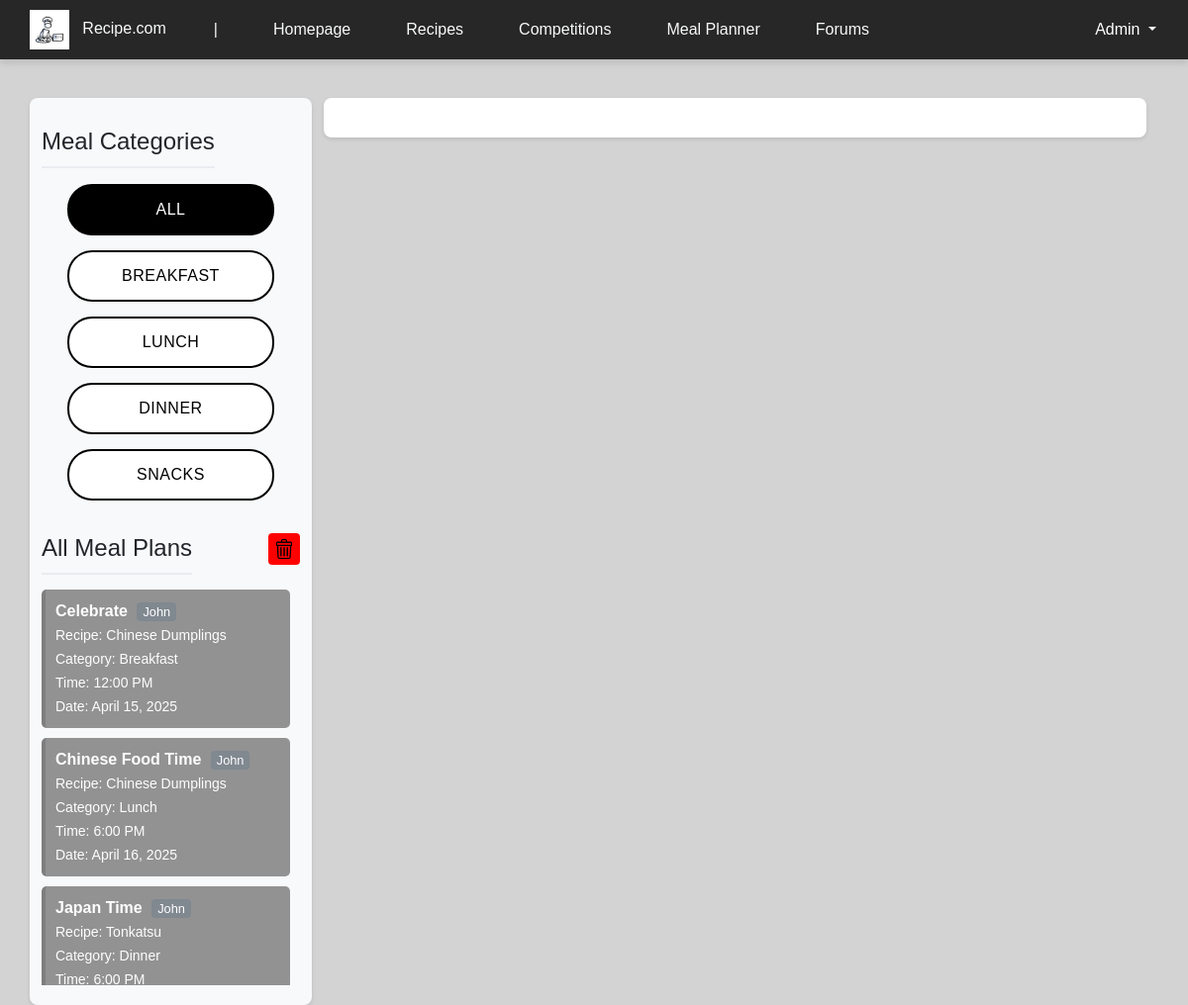
Screenshot of /view/meal_planner (signed in) with the database file from the repository.
### tables this page shows
CREATE TABLE `meal_plans` (
  `plan_id` int(10) NOT NULL,
  `recipe_id` int(10) NOT NULL,
  `user_id` int(10) NOT NULL,
  `meal_category` varchar(10) NOT NULL,
  `plan_name` varchar(50) NOT NULL,
  `created_date` date NOT NULL,
  `meal_time` int(2) NOT NULL,
  `meal_date` date NOT NULL,
  `updated_at` timestamp NOT NULL DEFAULT current_timestamp()
);

CREATE TABLE `user` (
  `user_id` int(10) NOT NULL,
  `username` varchar(20) NOT NULL,
  `email` varchar(30) NOT NULL,
  `password` varchar(255) NOT NULL,
  `roles` varchar(10) NOT NULL,
  `bio` text DEFAULT NULL,
  `created_time` datetime NOT NULL
);

### controller/meal_planning_controller.php (called while the page is built, shortened)
<?php
require_once '../model/meal_planning_model.php';
class MealPlanningController {
    private $model;
    public function __construct($db) {
        $this->model = new MealPlanning($db);
    }
    public function getAllMealPlans() {
        return $this->model->getAllMealPlans();
    }
}
?>

### model/meal_planning_model.php (called while the page is built, shortened)
<?php
class MealPlanning {
    private $conn;
    public function __construct($db) {
        $this->conn = $db;
    }
    public function getAllMealPlans() {
        $query = "SELECT
                    mp.*,
                    u.username, -- Include username
                    LPAD(FLOOR(mp.meal_time/60), 2, '0') as hours,
                    LPAD(MOD(mp.meal_time, 60), 2, '0') as minutes,
                    CONCAT(
                        LPAD(FLOOR(mp.meal_time/60), 2, '0'),
                        ':',
                        LPAD(MOD(mp.meal_time, 60), 2, '0')
                    ) as formatted_time
                 FROM meal_plans mp
                 JOIN user u ON mp.user_id = u.user_id -- Join with user table
                 ORDER BY mp.meal_date ASC, mp.meal_time ASC";
        $stmt = $this->conn->prepare($query);
        $stmt->execute();
        return $stmt->get_result();
    }
}
?>

### controller/recipe_controller.php (called while the page is built, shortened)
<?php
require_once '../model/recipe_model.php';
class RecipeController {
    private $recipeModel;
    public function __construct($db) {
        $this->recipeModel = new Recipe($db);
    }
    public function getAllRecipes() {
        return $this->recipeModel->getAllRecipes();
    }
    public function getRecipeInfo($recipe_id) {
        return $this->recipeModel->getRecipeInfo($recipe_id);
    }
}
?>

### model/recipe_model.php (called while the page is built, shortened)
<?php
class Recipe {
    private $conn;
    public function __construct($db) {
        $this->conn = $db;
    }
    public function getAllRecipes() {
        $sql = "SELECT * FROM recipe";
        $stmt = $this->conn->prepare($sql);
        $stmt->execute();
        $result = $stmt->get_result();
        return $result->fetch_all(MYSQLI_ASSOC);
    }
    public function getRecipeInfo($recipe_id) {
        $sql = "SELECT * FROM recipe WHERE recipe_id = ?";
        $stmt = $this->conn->prepare($sql);
        $stmt->bind_param("i", $recipe_id);
        $stmt->execute();
        $result = $stmt->get_result();
        $recipe = $result->fetch_assoc();
        $stmt_ingredients = $this->conn->prepare("SELECT * FROM ingredients WHERE recipe_id = ?");
        $stmt_ingredients->bind_param("i", $recipe_id);
        $stmt_ingredients->execute();
        $ingredients_result = $stmt_ingredients->get_result();
        while ($row = $ingredients_result->fetch_assoc()) {
            $ingredients[] = $row['material'];
        }
        $stmt_steps = $this->conn->prepare("SELECT * FROM steps WHERE recipe_id = ? ORDER BY step_number ASC");
        $stmt_steps->bind_param("i", $recipe_id);
        $stmt_steps->execute();
        $steps_result = $stmt_steps->get_result();
        while ($row = $steps_result->fetch_assoc()) {
            $steps[] = $row['instruction'];
        }
        $recipe['ingredients'] = $ingredients;
        $recipe['steps'] = $steps;
        return $recipe;
    }
}
?>

### view/meal_planner.php (the view, shortened to what this page needs)
<?php
require '../config/db_connection.php';
require '../controller/meal_planning_controller.php';
require '../controller/recipe_controller.php';
$mealPlanningController = new MealPlanningController($conn);
$recipeController = new RecipeController($conn);
$isAdmin = isset($_SESSION['roles']) && in_array($_SESSION['roles'], ['Superadmin', 'Admin', 'Mod']);
$allRecipes = $recipeController->getAllRecipes();
if ($isAdmin) {
    $userMealPlans = $mealPlanningController->getAllMealPlans();
} else {
    $userMealPlans = $mealPlanningController->getUserMealPlans($_SESSION['user_id']);
}
$selectedCategory = isset($_GET['category']) ? $_GET['category'] : 'All';
$filteredMealPlans = null;
if ($selectedCategory !== 'All') {
    if ($isAdmin) {
        $filteredMealPlans = $mealPlanningController->getAllMealPlansByCategory($selectedCategory);
    } else {
        $filteredMealPlans = $mealPlanningController->getMealPlansByCategory($_SESSION['user_id'], $selectedCategory);
    }
} else {
    $filteredMealPlans = $userMealPlans;
}
?>
<!DOCTYPE html>
<html lang="en">
<head>
    <link rel="stylesheet" href="../assets/css/header.css">
    <link rel="stylesheet" href="../assets/css/styles.css">
    <link rel="stylesheet" href="../assets/css/meal_planner.css?v=<?php echo time(); ?>">
    <link href="https://cdn.jsdelivr.net/npm/bootstrap@5.3.3/dist/css/bootstrap.min.css" rel="stylesheet">
                <?php if ($filteredMealPlans && $filteredMealPlans->num_rows > 0): ?>
                    <?php
                    $filteredMealPlans->data_seek(0);
                    while ($plan = $filteredMealPlans->fetch_assoc()):
                        $recipeInfo = $recipeController->getRecipeInfo($plan['recipe_id']);
                    ?>
                    <?php endwhile; ?>
                <?php endif; ?>
</head>
<body>
    <?php include '../includes/header.php'; ?>
    <div class="container mt-4">
        <div class="row">
            <div class="col-md-3 sidebar">
                <div class="d-flex justify-content-between align-items-center mb-3">
                    <h4 class="mb-0">Meal Categories</h4>
                </div>
                <nav class="meal-categories">
                    <a href="meal_planner.php?category=All" class="meal-category <?php echo $selectedCategory === 'All' ? 'active' : ''; ?>">All</a>
                    <a href="meal_planner.php?category=Breakfast" class="meal-category <?php echo $selectedCategory === 'Breakfast' ? 'active' : ''; ?>">Breakfast</a>
                    <a href="meal_planner.php?category=Lunch" class="meal-category <?php echo $selectedCategory === 'Lunch' ? 'active' : ''; ?>">Lunch</a>
                    <a href="meal_planner.php?category=Dinner" class="meal-category <?php echo $selectedCategory === 'Dinner' ? 'active' : ''; ?>">Dinner</a>
                    <a href="meal_planner.php?category=Snacks" class="meal-category <?php echo $selectedCategory === 'Snacks' ? 'active' : ''; ?>">Snacks</a>
                </nav>
                <div class="d-flex justify-content-between align-items-center mt-4">
                    <h4 class="mb-0"><?php echo $isAdmin ? 'All Meal Plans' : 'Your Meal Plans'; ?></h4>
                    <button id="toggleDelete" class="btn btn-outline-danger btn-sm" onclick="toggleDeleteMode()" style="background-color: red !important;">
                        <img src="..\assets\images\meal_planner\trash.png" alt="Delete" style="width: 20px; height: 20px;">
                    </button>
                </div>
                <div class="meal-plans-list">
                    <?php
                    if ($filteredMealPlans) {
                        $filteredMealPlans->data_seek(0);
                        $today = date('Y-m-d');
                        if ($filteredMealPlans->num_rows > 0):
                            while ($plan = $filteredMealPlans->fetch_assoc()):
                                $isPastDate = $plan['meal_date'] < $today;
                    ?>
                        <div class="meal-plan-item <?php echo $isPastDate ? 'past-date' : ''; ?>" data-category="<?php echo htmlspecialchars($plan['meal_category']); ?>">
                            <div class="d-flex align-items-center">
                                <a href="view_meal_plan.php?plan_id=<?php echo $plan['plan_id']; ?>" class="text-decoration-none text-dark flex-grow-1">
                                    <strong><?php echo htmlspecialchars($plan['plan_name']); ?></strong>
                                    <?php if ($isAdmin): ?>
                                        <span class="username-badge"><?php echo htmlspecialchars($plan['username']); ?></span>
                                    <?php endif; ?>
                                    <br>
                                    <small>Recipe: <?php echo htmlspecialchars($recipeController->getRecipeInfo($plan['recipe_id'])['title']); ?><br>
                                    Category: <?php echo htmlspecialchars($plan['meal_category']); ?><br>
                                    Time: <?php
                                        $hour = (int)$plan['meal_time'];
                                        $period = $hour >= 12 ? 'PM' : 'AM';
                                        $displayHour = $hour % 12;
                                        $displayHour = $displayHour == 0 ? 12 : $displayHour;
                                        echo $displayHour . ':00 ' . $period;
                                    ?><br>
                                    Date: <?php echo date('F j, Y', strtotime($plan['meal_date'])); ?></small>
                                </a>
                            </div>
                        </div>
                    <?php
                            endwhile;
                        else:
                    ?>
                        <p>No meal plans found for this category.</p>
                    <?php
                        endif;
                    } else {
                    ?>
                        <p>Error loading meal plans. Please try again later.</p>
                    <?php } ?>
                </div>
            </div>
            <div class="col-md-9">
                <div id="calendar"></div>
            </div>
        </div>
    </div>
</body>
</html>

### assets/css/styles.css (style rules this page uses)
* { font-family: 'Georgia', sans-serif; }
body { background-color: #d3d3d3 !important; }
button { background-color: rgb(39, 39, 39) !important; border: none !important; color: white !important; }

### assets/css/meal_planner.css (style rules this page uses)
body { background-color: #f8f9fa; }
.container { margin-top: 0; padding-top: 15px; }
#calendar { background-color: white; padding: 20px; border-radius: 8px; box-shadow: 0 2px 4px rgba(0, 0, 0, 0.1); }
.sidebar { background-color: #f8f9fa; padding: 20px; border-radius: 8px; box-shadow: 0 2px 4px rgba(0, 0, 0, 0.1); height: 100%; }
.sidebar h4 { text-align: center; border-bottom: 2px solid #e9ecef; padding-bottom: 10px; padding-top: 10px; margin-bottom: 20px; }
.sidebar .meal-categories { display: flex !important; flex-direction: column !important; gap: 15px !important; margin-bottom: 20px !important; align-items: center !important; width: 100% !important; padding: 0 !important; }
.sidebar .meal-categories .meal-category { display: flex !important; justify-content: center !important; align-items: center !important; width: 80% !important; padding: 12px 20px !important; border: 2px solid #000 !important; border-radius: 25px !important; background-color: white !important; color: #000 !important; text-decoration: none !important; transition: all 0.3s ease !important; font-weight: 500 !important; text-transform: uppercase !important; letter-spacing: 0.5px !important; margin: 0 !important; }
.sidebar .meal-categories .meal-category.active { background-color: #000 !important; color: white !important; border-color: #000 !important; }
.meal-plans-list { margin-top: 15px; }
.meal-plan-item { padding: 10px; margin-bottom: 10px; border-radius: 5px; transition: all 0.3s ease; border-left: 4px solid; }
.meal-plan-item[data-category="Breakfast"] { background-color: #fff3e0; border-left-color: #ff9800; }
.meal-plan-item[data-category="Lunch"] { background-color: #e8f5e9; border-left-color: #4caf50; }
.meal-plan-item[data-category="Dinner"] { background-color: #e3f2fd; border-left-color: #2196f3; }
.meal-plan-item.past-date { opacity: 0.85; background-color: #808080 !important; border-left-color: #696969 !important; }
.meal-plan-item.past-date a { color: #ffffff !important; }
#toggleDelete { padding: 6px; line-height: 1; display: flex; align-items: center; justify-content: center; }
#toggleDelete img { transition: filter 0.3s ease; }

### view/meal_planner.php (style rules this page uses)
.meal-plans-list { max-height: 400px; overflow-y: auto; padding-right: 10px; }
.username-badge { background-color: #6c757d; color: white; padding: 2px 6px; border-radius: 4px; font-size: 0.8em; margin-left: 5px; }

### rows the page displays
meal_plans: plan_name "Celebrate", user.username "John", RecipeInfo "Chinese Dumplings", meal_category "Breakfast", meal_time "12", meal_time "PM", meal_date "April 15, 2025"
meal_plans: plan_name "Chinese Food Time", user.username "John", RecipeInfo "Chinese Dumplings", meal_category "Lunch", meal_time "6", meal_time "PM", meal_date "April 16, 2025"
meal_plans: plan_name "Japan Time", user.username "John", RecipeInfo "Tonkatsu", meal_category "Dinner", meal_time "6", meal_time "PM"

### other values shown
$_SESSION['username'] "Admin"
